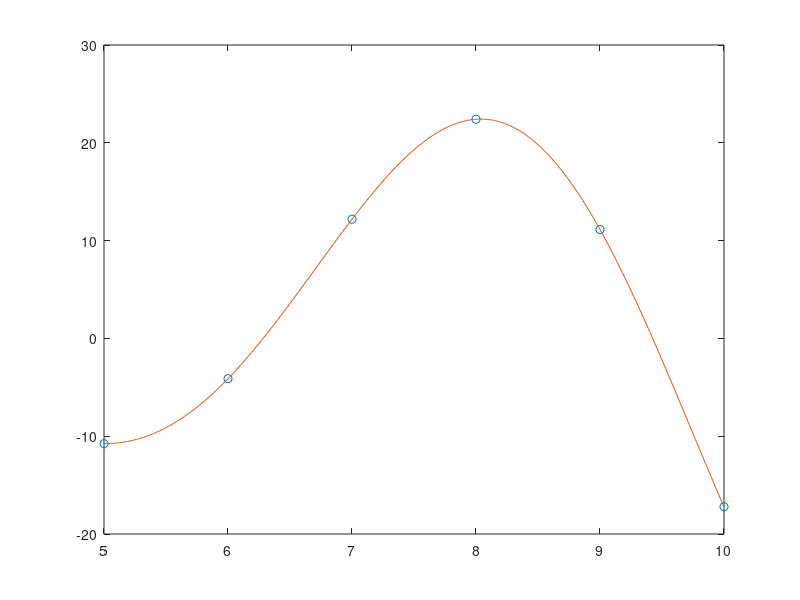

MATLAB code to generate this figure:
resolution1 = 1;
x1 = 5:resolution1:10;
y1 = sin(x1) .* (sqrt(x1.^3 + 1));

resolution2 = 0.01;
x2 = 5:resolution2:10;
y2 = sin(x2) .* (sqrt(x2.^3 + 1));

plot(x1, y1, 'o', x2, y2);